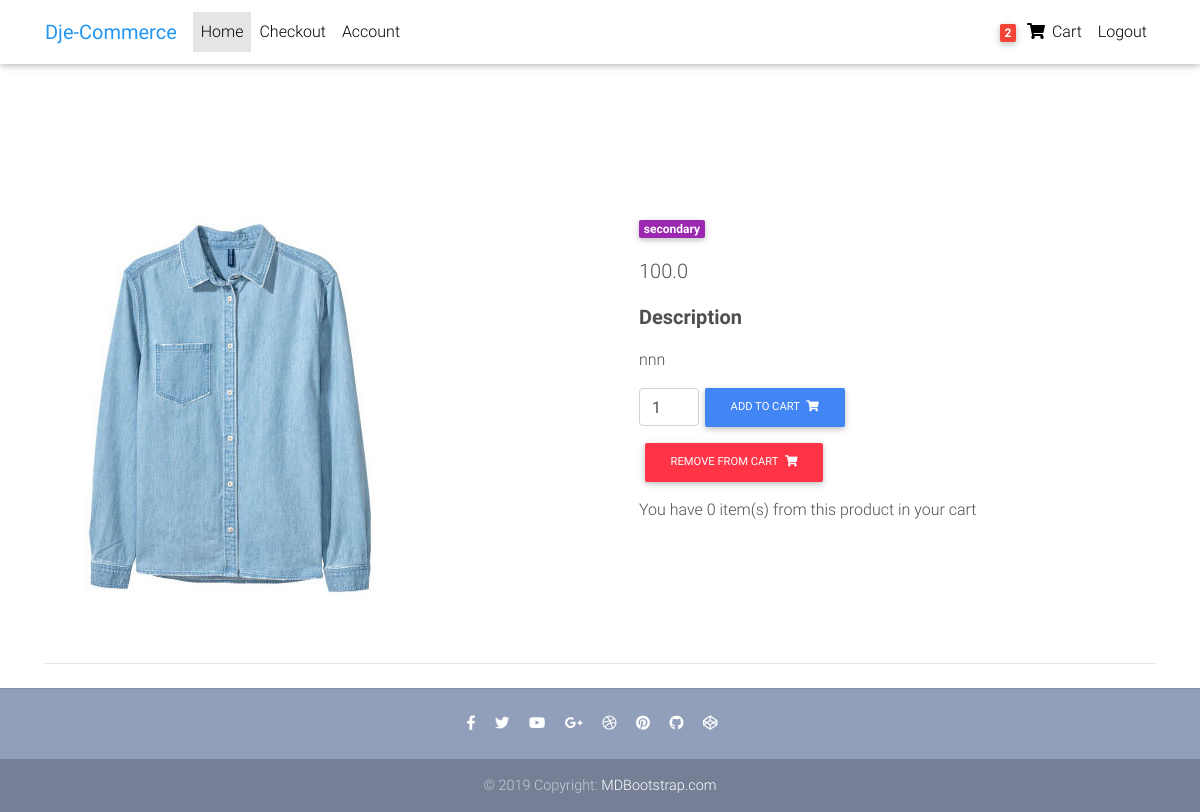
The page /product/product-1/ (signed in) on the database its author committed.
### core/models.py (models this page shows, shortened)
class Order(models.Model):
  user = models.ForeignKey(settings.AUTH_USER_MODEL, on_delete=models.CASCADE)
  ref_code = models.CharField(max_length=20)
  start_data = models.DateTimeField(auto_now_add=True)
  ordered_date = models.DateTimeField()
  ordered = models.BooleanField(default=False)
  billing_address = models.ForeignKey('BillingAddress' , on_delete=models.SET_NULL ,blank=True, null=True)
  payment = models.ForeignKey('Payment' , on_delete=models.SET_NULL ,blank=True, null=True)
  coupon = models.ForeignKey('Coupon', on_delete=models.SET_NULL ,blank=True, null=True)
  being_delivered = models.BooleanField(default=False)
  received = models.BooleanField(default=False)
  refund_requested = models.BooleanField(default=False)
  refund_granted = models.BooleanField(default=False)

class OrderItem(models.Model):
  user = models.ForeignKey(settings.AUTH_USER_MODEL, on_delete=models.CASCADE, blank=True , null= True)
  order = models.ForeignKey(Order , on_delete=models.CASCADE , related_name='items')
  ordered = models.BooleanField(default=False)
  item = models.ForeignKey(Item, on_delete=models.CASCADE)
  quantity = models.IntegerField(default=1)

class Item (models.Model):
  title = models.CharField(max_length=100)
  price = models.FloatField()
  discount_price = models.FloatField(blank=True , null=True)
  category = models.CharField(choices=CATEGORY_CHOICES, max_length=2)
  label = models.CharField(choices=LABEL_CHOICES, max_length=1)
  slug = models.SlugField()
  description = models.TextField()
  image = models.ImageField(blank = True)

### core/views.py (the view)
# urls.py: path("product/<slug>/", views.ItemDetailView.as_view() , name="product"),
class ItemDetailView(DetailView):
  model = Item
  template_name = "core/product-page.html"
  def get_context_data(self, **kwargs):
    context = super().get_context_data(**kwargs)
    context['form'] = AddingForm()
    return context

### core/forms.py
class AddingForm(forms.Form):
  quantity = forms.IntegerField(min_value=1,widget=forms.NumberInput(attrs={
    'value' : 1,
    'aria-label': 'Search',
    'class' : 'form-control',
    'style' : "width: 60px",
  }))

### core/templatetags/tags.py (called while the page is built)
@register.filter
def cart_item_count(user):
   if user.is_authenticated :
      qs = Order.objects.filter(user = user , ordered = False)
      count = 0
      if qs.exists():
        for item in OrderItem.objects.filter(order = qs[0]).all() :
          count += item.quantity
      return count

@register.simple_tag
def get_quantity(user , item):
  try:
    order_item = OrderItem.objects.get(user=user , item= item , ordered=False)
  except:
    return 0
  return order_item.quantity

### templates/core/product-page.html (shortened to what this page needs)
{% extends 'core/base.html' %}
{% load tags %}
{% block content %}
  <main class="mt-5 pt-4">
    <div class="container dark-grey-text mt-5">
      <div class="row wow fadeIn">
        <div class="col-md-6 mb-4">
          <img src="{{object.image.url}}" class="img-fluid" alt="{{object.title}}">
        </div>
        <div class="col-md-6 mb-4">
          <div class="p-4">
            <div class="mb-3">
              <a href="">
                <span class="badge purple mr-1">{{object.get_label_display}}</span>
              </a>
            </div>
            <p class="lead">
              {% if item.discount_price %}
                <span class="mr-1">
                  <del>{{object.price}}$</del>
                </span>
                <span>{{object.discount_price}}$</span>
              {% else %}
                <span>{{object.price}}</span>
              {% endif %}
            </p>
            <p class="lead font-weight-bold">Description</p>
            <p>{{object.description}}</p>
            <form action="{% url 'core:add_to_cart' item.slug %}" class="d-flex justify-content-left" style="margin-bottom:16px" method="POST" >
              {{form.quantity}}
              <button class="btn btn-primary btn-md my-0 p" type="submit">Add to cart
                <i class="fas fa-shopping-cart ml-1"></i>
              </button>
            </form>
            <a href="{% url 'core:remove_from_cart' item.slug %}" class="btn btn-danger btn-md my-0 p" type="submit">Remove from cart
                <i class="fas fa-shopping-cart ml-1"></i>
            </a>
            {% if request.user.is_authenticated %}
              <p style="margin-top:16px">You have {% get_quantity user=request.user item=object %} item(s) from this product in your cart</p>
            {% endif %}
          </div>
        </div>
      </div>
      <hr>
    </div>
  </main>
{% endblock content %}

### templates/core/navbar.html (shortened to what this page needs)
{% load tags%}
<nav class="navbar fixed-top navbar-expand-lg navbar-light white scrolling-navbar">
    <div class="container">
      <a class="navbar-brand waves-effect" href="#" >
        <strong class="blue-text">Dje-Commerce</strong>
      </a>
      <div class="collapse navbar-collapse" id="navbarSupportedContent">
        <ul class="navbar-nav mr-auto">
          <li class="nav-item active">
            <a class="nav-link waves-effect" href="{% url 'core:home' %}">Home
            </a>
          </li>
          {% if request.user.is_authenticated %}
          <li class="nav-item">
            <a class="nav-link waves-effect" href="{% url 'core:checkout' %}">Checkout</a>
          </li>
          <li class="nav-item">
            <a class="nav-link waves-effect" href="{% url 'core:account' %}">Account</a>
          </li>
          {% endif %}
        </ul>
        <ul class="navbar-nav nav-flex-icons">
        {% if request.user.is_authenticated %}
          <li class="nav-item">
            <a href="{% url 'core:order_summary' %}" class="nav-link waves-effect">
              <span class="badge red z-depth-1 mr-1"> {{request.user|cart_item_count}} </span>
              <i class="fas fa-shopping-cart"></i>
              <span class="clearfix d-none d-sm-inline-block"> Cart </span>
            </a>
          </li>
          <li class="nav-item">
            <a class="nav-link waves-effect" href="{% url 'account_logout' %}">Logout</a>
          </li>
        {% endif %}
        </ul>
      </div>
    </div>
  </nav>

### templates/core/base.html (style rules this page uses)
html, body, header, .carousel { height: 60vh; }

### rows shown on the page
Item: image (picture), label "secondary", price "100.0", description "nnn", id "0"

### other values the page prints
{{ request.user|cart_item_count }} "2"
